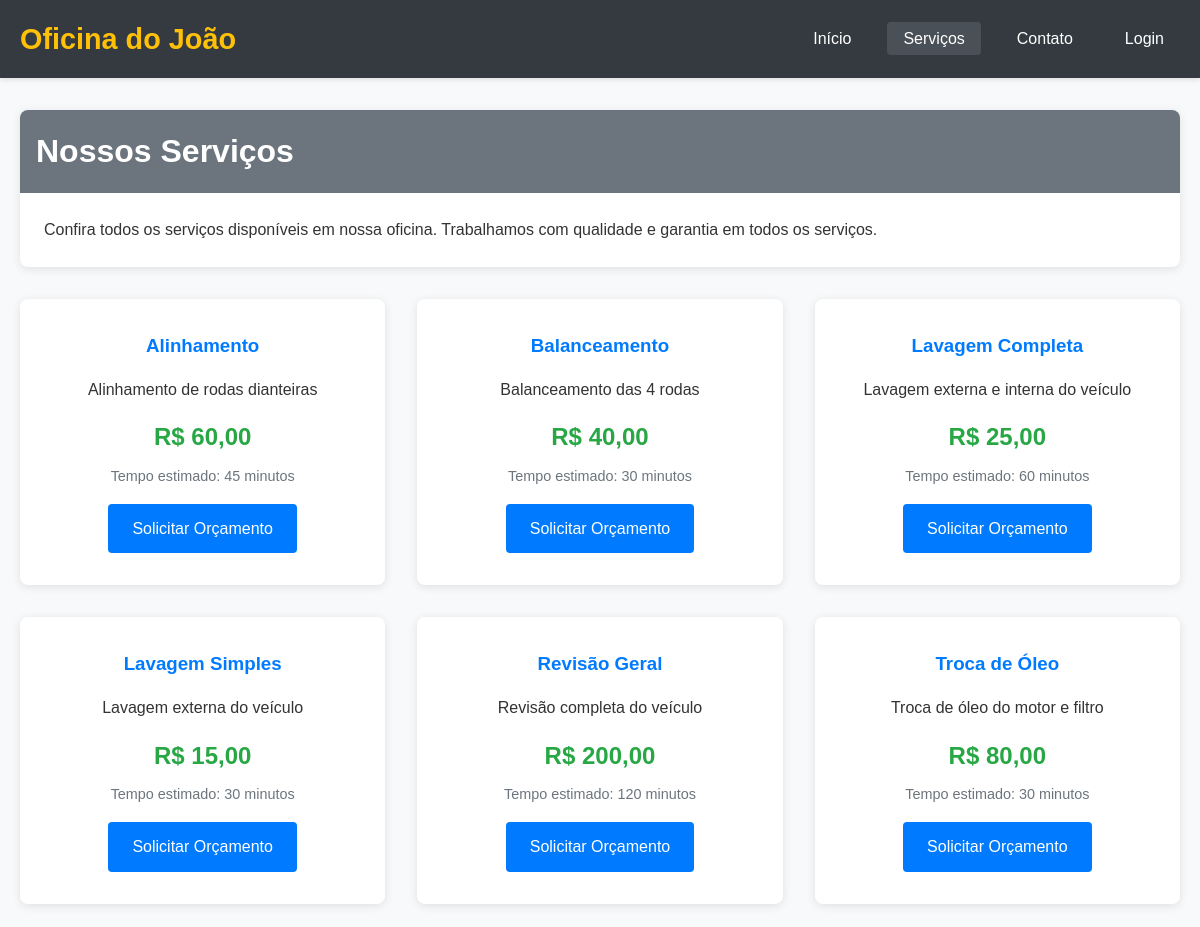
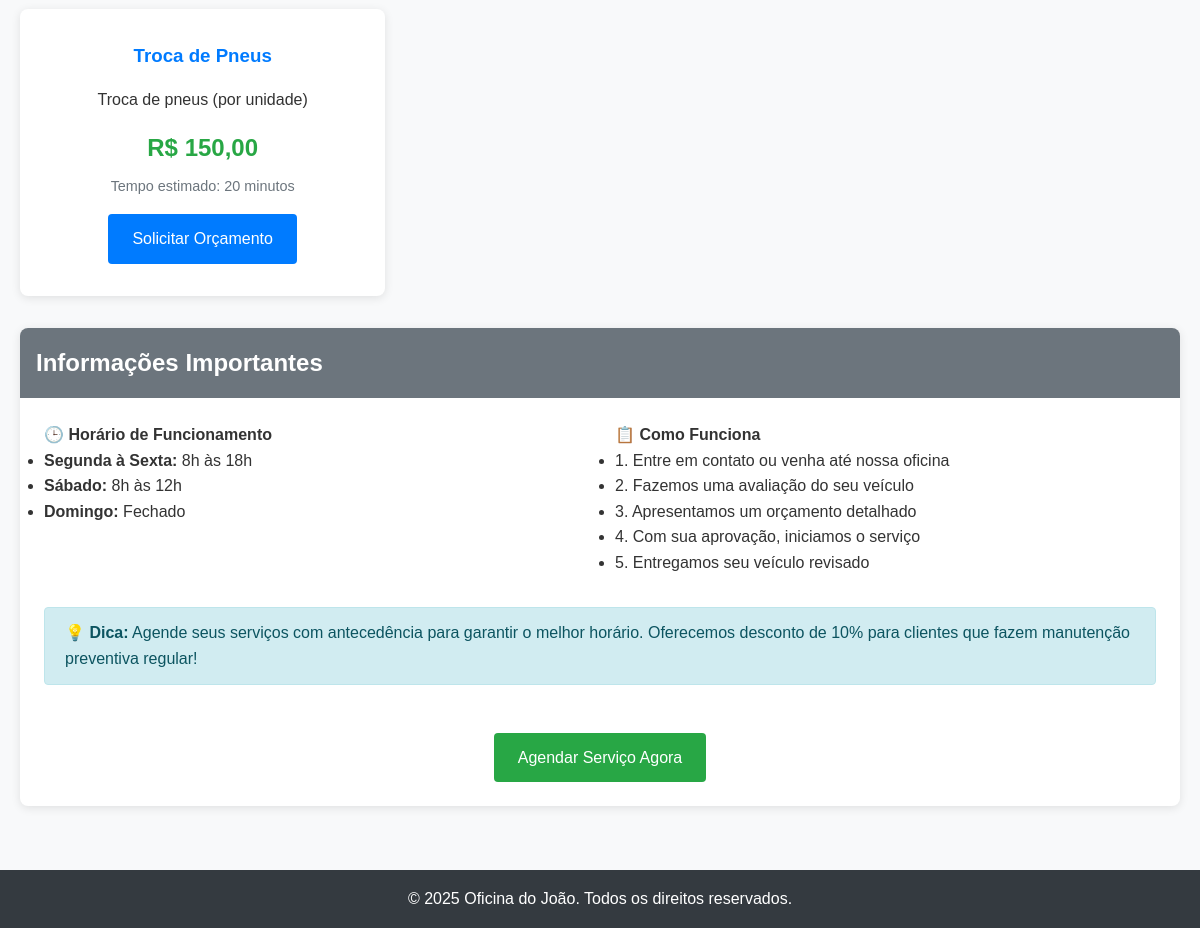
/public/index.php?page=servicos, run on the app's committed database (2 pictures, top to bottom).
### tables this page shows
CREATE TABLE servicos (
    id INT PRIMARY KEY AUTO_INCREMENT,
    nome VARCHAR(100) NOT NULL,
    descricao TEXT,
    preco DECIMAL(10,2) NOT NULL,
    tempo_estimado INT DEFAULT 60,  
    created_at TIMESTAMP DEFAULT CURRENT_TIMESTAMP
);

### config/Database.php (called while the page is built, shortened)
<?php
function isLoggedIn() {
    return isset($_SESSION['usuario_id']);
}
?>

### app/Views/home/servicos.php (the view, shortened to what this page needs)
<?php
try {
    $db = getDB();
    $stmt = $db->prepare("SELECT * FROM servicos ORDER BY nome");
    $stmt->execute();
    $servicos = $stmt->fetchAll();
} catch(PDOException $e) {
    $servicos = [];
    $erro = "Erro ao carregar serviços: " . $e->getMessage();
}
?>
<div class="card">
    <div class="card-header">
        <h1>Nossos Serviços</h1>
    </div>
    <div class="card-body">
        <p>Confira todos os serviços disponíveis em nossa oficina. Trabalhamos com qualidade e garantia em todos os serviços.</p>
    </div>
</div>
<?php if (!empty($servicos)): ?>
    <div class="services-grid">
        <?php foreach($servicos as $servico): ?>
            <div class="service-card">
                <h3><?= htmlspecialchars($servico['nome']) ?></h3>
                <p><?= htmlspecialchars($servico['descricao']) ?></p>
                <div class="price">
                    R$ <?= number_format($servico['preco'], 2, ',', '.') ?>
                </div>
                <p style="color: #6c757d; font-size: 0.9rem; margin-top: 0.5rem;">
                    Tempo estimado: <?= $servico['tempo_estimado'] ?> minutos
                </p>
                <a href="?page=contato" class="btn btn-primary" style="margin-top: 1rem;">
                    Solicitar Orçamento
                </a>
            </div>
        <?php endforeach; ?>
    </div>
<?php endif; ?>
<div class="card" style="margin-top: 2rem;">
    <div class="card-header">
        <h2>Informações Importantes</h2>
    </div>
    <div class="card-body">
        <div class="row">
            <div class="col-md-6">
                <h4>🕒 Horário de Funcionamento</h4>
                <ul>
                    <li><strong>Segunda à Sexta:</strong> 8h às 18h</li>
                    <li><strong>Sábado:</strong> 8h às 12h</li>
                    <li><strong>Domingo:</strong> Fechado</li>
                </ul>
            </div>
            <div class="col-md-6">
                <h4>📋 Como Funciona</h4>
                <ul>
                    <li>1. Entre em contato ou venha até nossa oficina</li>
                    <li>2. Fazemos uma avaliação do seu veículo</li>
                    <li>3. Apresentamos um orçamento detalhado</li>
                    <li>4. Com sua aprovação, iniciamos o serviço</li>
                    <li>5. Entregamos seu veículo revisado</li>
                </ul>
            </div>
        </div>
        <div class="row" style="margin-top: 2rem;">
            <div class="col-md-12">
                <div class="alert alert-info">
                    <strong>💡 Dica:</strong> Agende seus serviços com antecedência para garantir o melhor horário.
                    Oferecemos desconto de 10% para clientes que fazem manutenção preventiva regular!
                </div>
            </div>
        </div>
        <div style="text-align: center; margin-top: 2rem;">
            <a href="?page=contato" class="btn btn-success btn-lg">
                Agendar Serviço Agora
            </a>
        </div>
    </div>
</div>

### app/Views/layouts/header.php (shortened to what this page needs)
<!DOCTYPE html>
<html lang="pt-BR">
<head>
    <link rel="stylesheet" href="css/style.css">
</head>
<body>
    <header class="header">
        <div class="container">
            <div class="header-content">
                <div class="logo">
                    <h1><?= APP_NAME ?></h1>
                </div>
                <nav class="nav">
                    <ul>
                        <?php if (!isLoggedIn()): ?>
                            <li><a href="?page=home" class="<?= ($page == 'home') ? 'active' : '' ?>">Início</a></li>
                            <li><a href="?page=servicos" class="<?= ($page == 'servicos') ? 'active' : '' ?>">Serviços</a></li>
                            <li><a href="?page=contato" class="<?= ($page == 'contato') ? 'active' : '' ?>">Contato</a></li>
                            <li><a href="?page=login" class="<?= ($page == 'login') ? 'active' : '' ?>">Login</a></li>
                        <?php endif; ?>
                    </ul>
                </nav>
            </div>
        </div>
    </header>
    <main class="main-content">
        <div class="container">

### public/index.php (shortened to what this page needs)
<?php
require_once '../config/Database.php';
$page = $_GET['page'] ?? 'home';
include '../app/Views/layouts/header.php';
switch($page) {
    case 'servicos':
        include '../app/Views/home/servicos.php';
        break;
}
include '../app/Views/layouts/footer.php';
?>

### app/Views/layouts/footer.php
</div>
    </main>
    <footer class="footer">
        <div class="container">
            <p>&copy; <?= date('Y') ?> <?= APP_NAME ?>. Todos os direitos reservados.</p>
        </div>
    </footer>
</body>
</html>

### public/css/style.css (style rules this page uses)
* { margin: 0; padding: 0; box-sizing: border-box; }
body { font-family: Arial, sans-serif; line-height: 1.6; color: #333; background-color: #f8f9fa; }
.container { max-width: 1200px; margin: 0 auto; padding: 0 20px; }
.header { background-color: #343a40; color: white; padding: 1rem 0; box-shadow: 0 2px 5px rgba(0,0,0,0.1); }
.header-content { display: flex; justify-content: space-between; align-items: center; }
.logo h1 { color: #ffc107; font-size: 1.8rem; }
.nav ul { list-style: none; display: flex; gap: 20px; }
.nav a { color: white; text-decoration: none; padding: 0.5rem 1rem; border-radius: 4px; transition: background-color 0.3s; }
.nav a:hover, .nav a.active { background-color: #495057; }
.main-content { min-height: calc(100vh - 140px); padding: 2rem 0; }
.card { background: white; border-radius: 8px; box-shadow: 0 2px 10px rgba(0,0,0,0.1); margin-bottom: 2rem; overflow: hidden; }
.card-header { background-color: #6c757d; color: white; padding: 1rem; font-weight: bold; }
.card-body { padding: 1.5rem; }
.btn { display: inline-block; padding: 0.75rem 1.5rem; border: none; border-radius: 4px; text-decoration: none; text-align: center; cursor: pointer; font-size: 1rem; transition: all 0.3s; }
.btn-primary { background-color: #007bff; color: white; }
.btn-success { background-color: #28a745; color: white; }
.alert { padding: 0.75rem 1.25rem; margin-bottom: 1rem; border: 1px solid transparent; border-radius: 4px; }
.alert-info { color: #0c5460; background-color: #d1ecf1; border-color: #bee5eb; }
.row { display: flex; flex-wrap: wrap; margin: 0 -15px; }
.col-md-6 { flex: 0 0 50%; max-width: 50%; padding: 0 15px; }
.col-md-12 { flex: 0 0 100%; max-width: 100%; padding: 0 15px; }
.services-grid { display: grid; grid-template-columns: repeat(auto-fit, minmax(300px, 1fr)); gap: 2rem; margin-top: 2rem; }
.service-card { background: white; padding: 2rem; border-radius: 8px; box-shadow: 0 2px 10px rgba(0,0,0,0.1); text-align: center; transition: transform 0.3s; }
.service-card h3 { color: #007bff; margin-bottom: 1rem; }
.service-card .price { font-size: 1.5rem; font-weight: bold; color: #28a745; margin-top: 1rem; }
.footer { background-color: #343a40; color: white; text-align: center; padding: 1rem 0; margin-top: auto; }

### data on the page
servicos: nome "Alinhamento", descricao "Alinhamento de rodas dianteiras", preco "60,00", tempo_estimado "45"
servicos: nome "Balanceamento", descricao "Balanceamento das 4 rodas", preco "40,00", tempo_estimado "30"
servicos: nome "Lavagem Completa", descricao "Lavagem externa e interna do veículo", preco "25,00", tempo_estimado "60"
servicos: nome "Lavagem Simples", descricao "Lavagem externa do veículo", preco "15,00", tempo_estimado "30"
servicos: nome "Revisão Geral", descricao "Revisão completa do veículo", preco "200,00", tempo_estimado "120"
servicos: nome "Troca de Óleo", descricao "Troca de óleo do motor e filtro", preco "80,00", tempo_estimado "30"
servicos: nome "Troca de Pneus", descricao "Troca de pneus (por unidade)", preco "150,00", tempo_estimado "20"

### other printed values
APP_NAME "Oficina do João"
